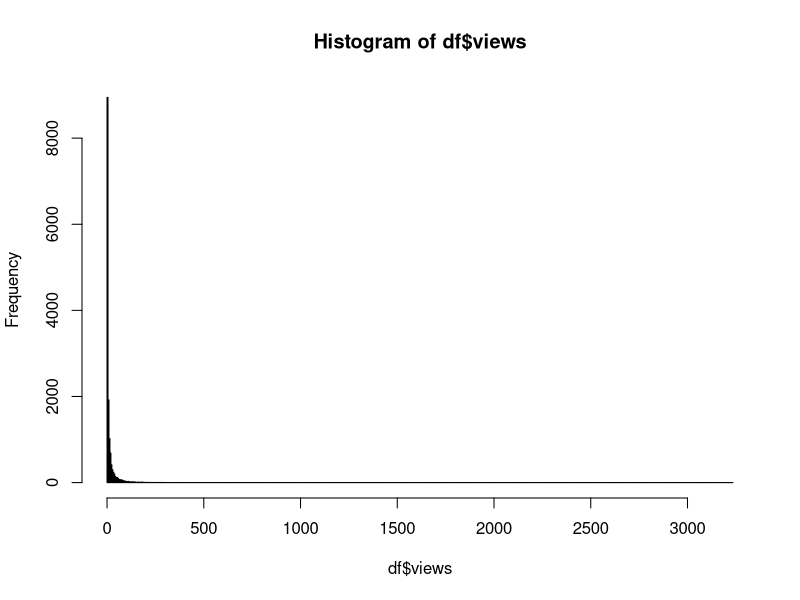
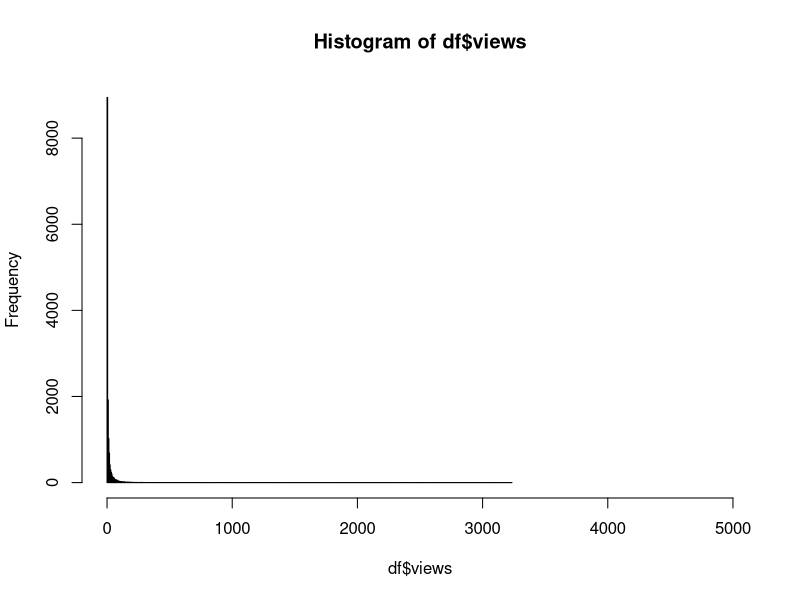
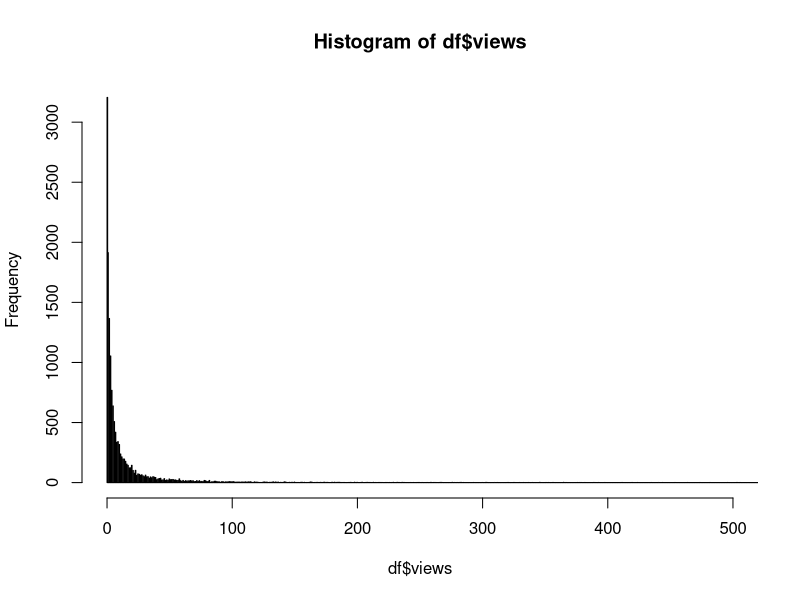
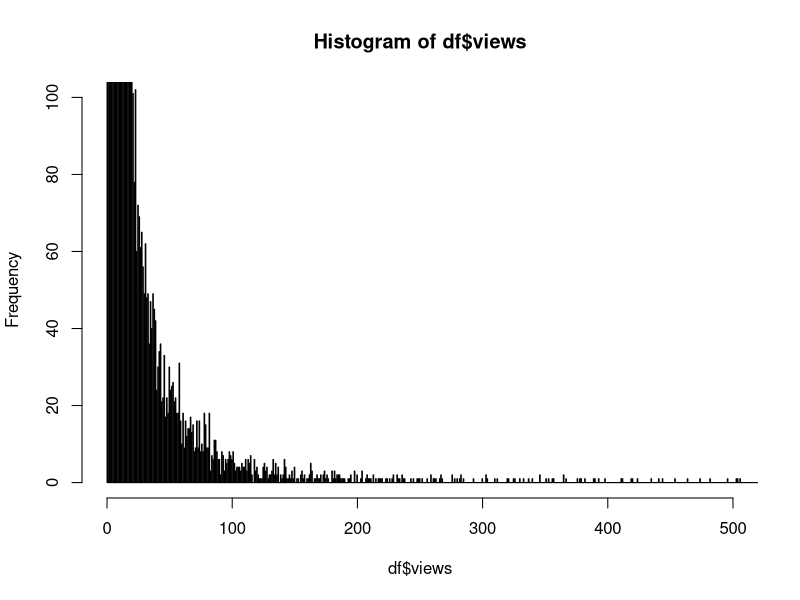
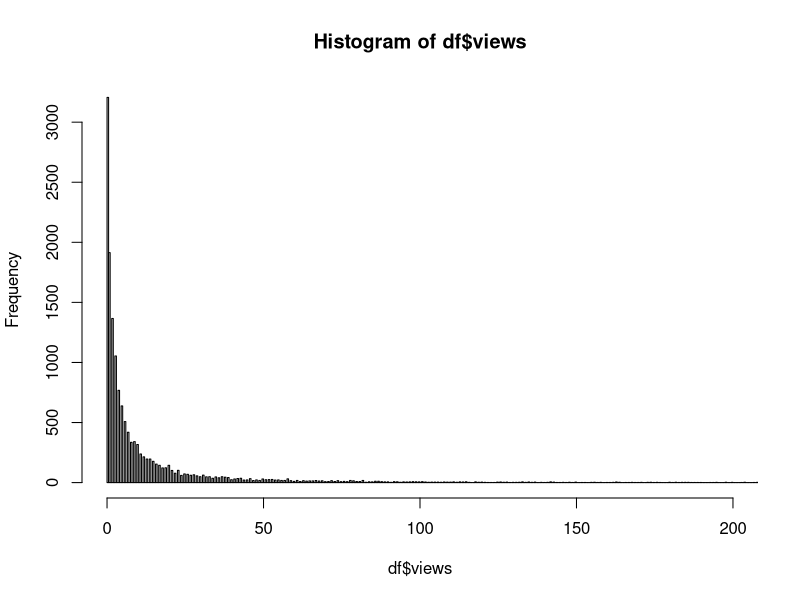
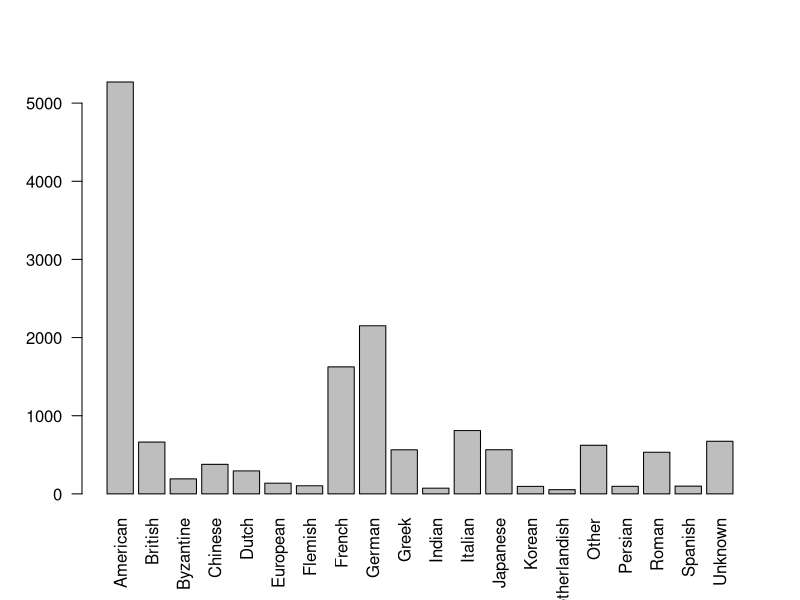
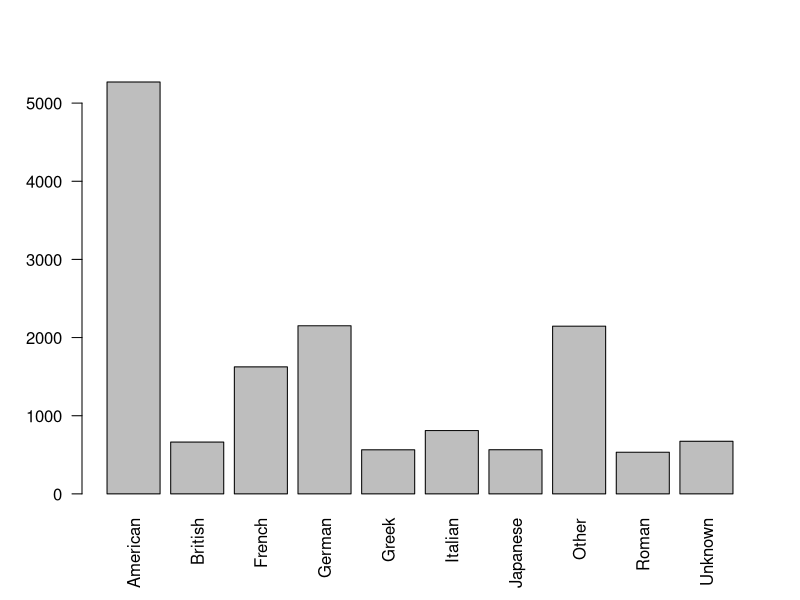
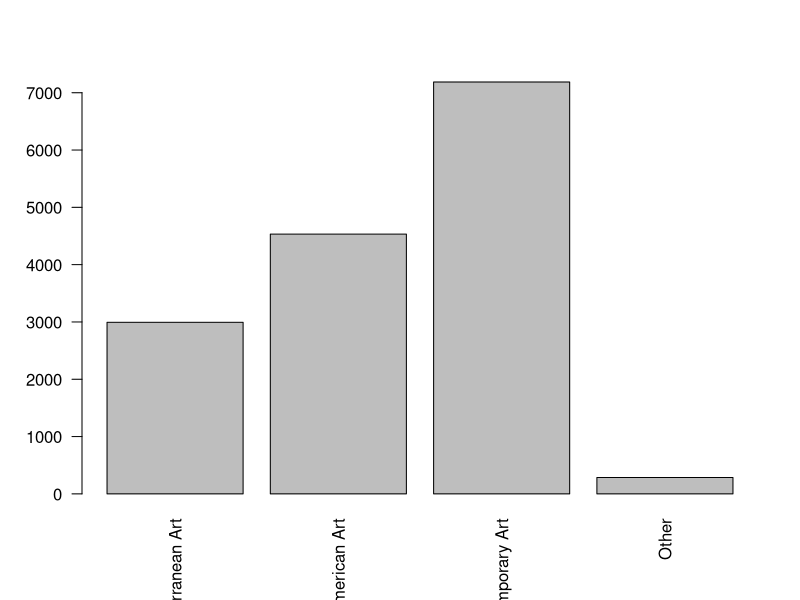

Here is the R script that generated these plots, in order:
## ---- chunk 1
df <- read.csv("MuseumDataFull1015.csv")
summary(df)
## ---- chunk 2
names(df)[names(df) == "totaluniquepageviews"] <- "views"
hist(df$views, breaks = 500)
hist(df$views, breaks = 500, xlim = c(0, 5000))
hist(df$views, breaks = 5000, xlim = c(0, 500))
hist(df$views, breaks = 5000, xlim = c(0, 500), ylim = c(0, 100))
hist(df$views, breaks = 5000, xlim = c(0, 200))

max(df$views) #max = 13079
df[which.max(df$views),]
summary(df$views)
quantile(df$views, c(0:20)/20)
sum(df$views > 100) #421
## ---- chunk 3
# broader stroke, 21 categories
head(df$culture)
allcnames <- unique(df$culture)
length(allcnames)
orderedcnames <- allcnames[order(allcnames)]
#orderedcnames
# first remove the question marks, kinda pointless here
df$culture <- gsub("[?]", "", df$culture)

# Make consistent different locations
df$culture <- gsub("^British.+", "British", df$culture)
df$culture <- gsub("^Italian.+", "Italian", df$culture)
df$culture <- gsub("^Roman.+", "Roman", df$culture)
df$culture <- gsub("^Spanish.+", "Spanish", df$culture)

df$culture[df$culture == "" | df$culture == "Unidentified culture"  | df$culture == "unknown"] <- "Unknown"

length(unique(df$culture))

# boarder stroke, 20 categories
df$fculture <- df$culture
culturerank <- names(which(table(df$culture) > 50))
length(culturerank)
df$fculture[!df$culture %in% culturerank] <- "Other"
table(df$fculture)
df$fculture <- as.factor(df$fculture)
plot(df$fculture, las = 2)

# smaller stroke, 10 categories
df$ffculture <- df$culture
culturerank <- names(which(table(df$culture) > 500))
length(culturerank)
df$ffculture[!df$culture %in% culturerank] <- "Other"
table(df$ffculture)
df$ffculture <- as.factor(df$ffculture)
plot(df$ffculture, las = 2)
## ---- chunk 4
head(df$department)
unique(df$department)
df$department <- as.factor(df$department)
head(df$division)
length(unique(df$division))
unique(df$division)
df$division[df$division == ""] <- "Other"
df$division <- as.factor(df$division)
plot(df$division, las = 2)
head(df$period)
length(unique(df$period))
head(df$century)
length(unique(df$century))
unique(df$century)
head(df$dateend)
## ---- chunk 5
plot(df$views ~df$division, las = 2)
